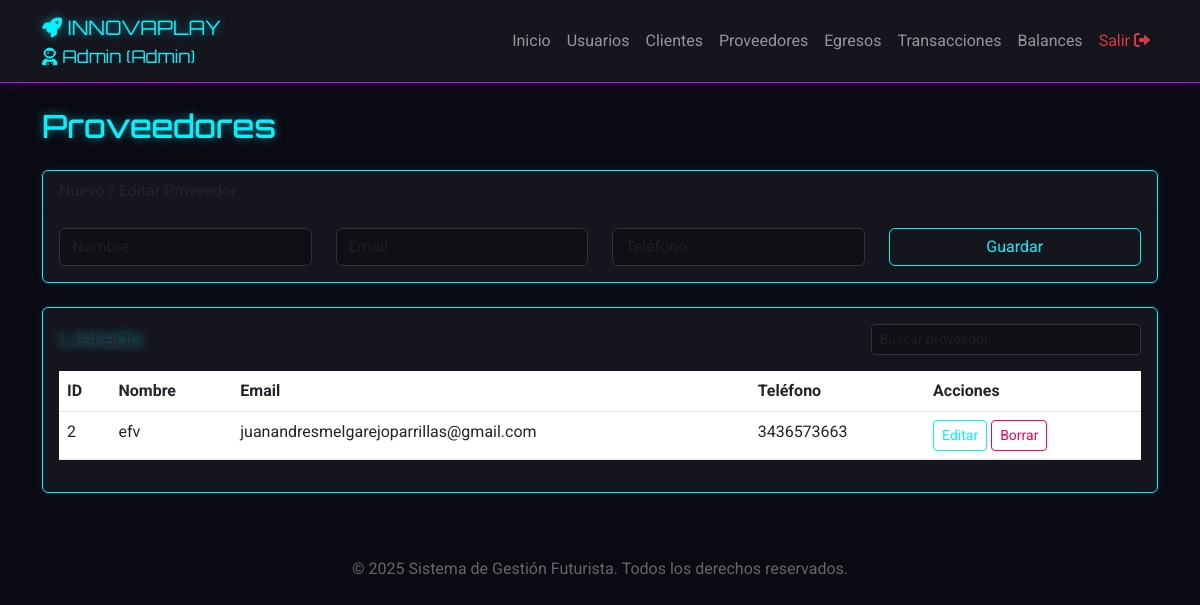
/proveedores.php (signed in), run on the app's committed database.
### tables this page shows
CREATE TABLE `proveedores` (
  `id` int(11) NOT NULL,
  `nombre` varchar(100) NOT NULL,
  `correo` varchar(100) DEFAULT NULL,
  `telefono` varchar(20) DEFAULT NULL,
  `estado` tinyint(1) DEFAULT 1,
  `fecha_creacion` timestamp NOT NULL DEFAULT current_timestamp()
);

### auth.php (called while the page is built, shortened)
<?php
function es_admin()
{
    return isset($_SESSION['rol']) && $_SESSION['rol'] === 'admin';
}
?>

### proveedores.php (the view, shortened to what this page needs)
<?php
require_once 'config.php';
require_once 'auth.php';
require_once 'header.php';
$sql = "SELECT * FROM proveedores WHERE estado = 1";
$resultado = $conexion->query($sql);
?>
<div class="row">
    <div class="col-12">
        <h2 class="mb-4">Proveedores</h2>
        <?php if (es_admin()): ?>
            <div class="card mb-4">
                <div class="card-header">Nuevo / Editar Proveedor</div>
                <div class="card-body">
                    <form method="POST">
                        <div class="row">
                            <div class="col-md-3">
                                <input type="text" name="nombre" id="nombre" class="form-control" placeholder="Nombre"
                                    required>
                            </div>
                            <div class="col-md-3">
                                <input type="email" name="email" id="email" class="form-control" placeholder="Email">
                            </div>
                            <div class="col-md-3">
                                <input type="text" name="telefono" id="telefono" class="form-control"
                                    placeholder="Teléfono">
                            </div>
                            <div class="col-md-3">
                                <button type="submit" class="btn btn-primary w-100">Guardar</button>
                            </div>
                        </div>
                    </form>
                </div>
            </div>
        <?php endif; ?>
        <div class="card">
            <div class="card-body">
                <div class="d-flex justify-content-between align-items-center mb-3">
                    <h5 class="card-title mb-0">Listado</h5>
                    <input type="text" id="globalSearch" class="form-control form-control-sm w-25"
                        placeholder="Buscar proveedor...">
                </div>
                <table class="table table-hover">
                    <thead>
                        <tr>
                            <th>ID</th>
                            <th>Nombre</th>
                            <th>Email</th>
                            <th>Teléfono</th>
                            <?php if (es_admin()): ?>
                                <th>Acciones</th><?php endif; ?>
                        </tr>
                    </thead>
                    <tbody>
                        <?php while ($fila = $resultado->fetch_assoc()): ?>
                            <tr>
                                <td><?php echo $fila['id']; ?></td>
                                <td><?php echo $fila['nombre']; ?></td>
                                <td><?php echo $fila['correo']; ?></td>
                                <td><?php echo $fila['telefono']; ?></td>
                                <?php if (es_admin()): ?>
                                    <td>
                                        <button class="btn btn-sm btn-primary"
                                            onclick="editar(<?php echo $fila['id']; ?>, '<?php echo $fila['nombre']; ?>', '<?php echo $fila['correo']; ?>', '<?php echo $fila['telefono']; ?>')">Editar</button>
                                        <form method="POST" style="display:inline;">
                                            <button type="submit" class="btn btn-sm btn-danger"
                                                onclick="return confirm('¿Seguro?')">Borrar</button>
                                        </form>
                                    </td>
                                <?php endif; ?>
                            </tr>
                        <?php endwhile; ?>
                    </tbody>
                </table>
            </div>
        </div>
    </div>
</div>
<?php require_once 'footer.php'; ?>

### assets/css/style.css (style rules this page uses)
:root { --neon-blue: #00f3ff; --neon-purple: #bc13fe; --dark-bg: #0a0a12; --panel-bg: #15151e; --text-color: #e0e0e0; }
body { background-color: var(--dark-bg); color: var(--text-color); font-family: 'Roboto', sans-serif; }
h1, h2, h3, h4, h5, h6, .navbar-brand { font-family: 'Orbitron', sans-serif; color: var(--neon-blue); text-shadow: 0 0 10px rgba(0, 243, 255, 0.5); }
.card { background-color: var(--panel-bg); border: 1px solid var(--neon-blue); box-shadow: 0 0 10px rgba(0, 243, 255, 0.1); }
.btn-primary { background-color: transparent; border: 1px solid var(--neon-blue); color: var(--neon-blue); transition: all 0.3s ease; }
.btn-danger { background-color: transparent; border: 1px solid #ff0055; color: #ff0055; }
.form-control { background-color: #0f0f16; border: 1px solid #333; color: white; }
.table { color: var(--text-color); }

### data on the page
proveedores: id "2", nombre "efv", correo "juanandresmelgarejoparrillas@gmail.com", telefono "3436573663"

### other printed values
$_SESSION['usuario'] "Admin"
$_SESSION['rol'] "Admin"
